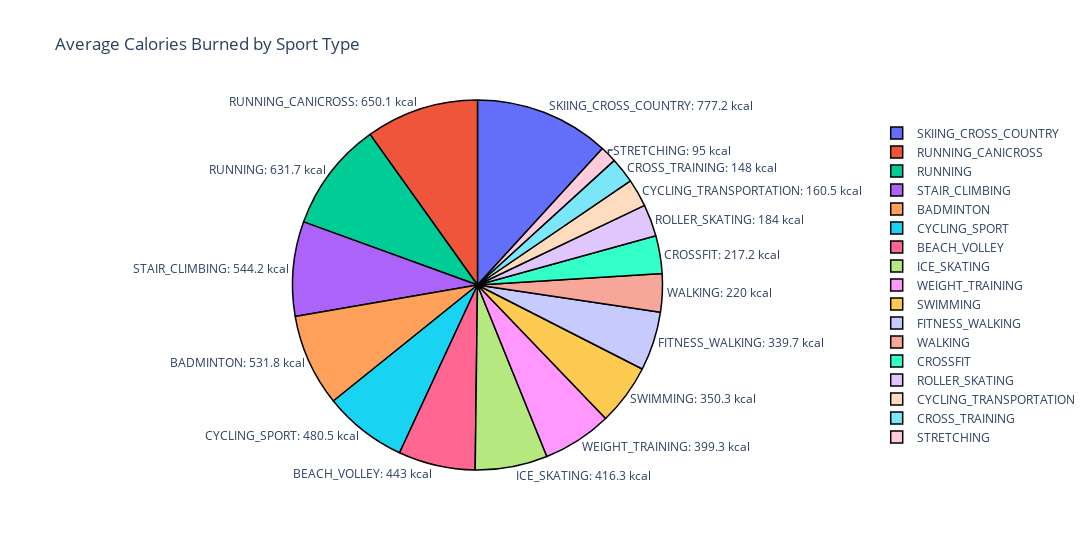

The notebook cell this image was saved under:
### Markdown cell above
Avg. Calories Burned (Kcal) w.r.t Sport (Heaviness of the exercise might be related to the resting period and the next exercise type). Therefore the burned calories might be a good variable to use in the model.

### Code cell
# Calculate the average burned calories for each sport type
mean_calories = data.groupby(['sport'])['calories_kcal'].mean().reset_index()
# Round the values to one decimal and store in a series
avg_calories = mean_calories['calories_kcal'].round(1)
# Store sport types in a series
sports = mean_calories['sport']

# Plot pie chart from average calories burned w.r.t each sport type
fig = px.pie(data_frame=mean_calories, names='sport', values=avg_calories, 
             title='Average Calories Burned by Sport Type')
# Add both 'sports' and 'avg_calories' with 'kcal' in the label
fig.update_traces(textposition='outside', texttemplate='%{label}: %{value: .1f} kcal',
                marker=dict(line=dict(color='#000000', width=1.5)))
# Adjust the legend position to the right
fig.update_layout(legend=dict(x=1.3, y=0.5), height=550, width=1150)
# Show the interactive pie chart
fig.show()

### Figure 1 — Plotly figure (JSON) as saved in the notebook; plotly's stock layout.template omitted (floating-point values rounded to 4 significant figures)
{"data": [{"domain": {"x": [0, 1], "y": [0, 1]}, "hovertemplate": "sport=%{label}<br>value=%{value}<extra></extra>", "labels": ["BADMINTON", "BEACH_VOLLEY", "CROSSFIT", "CROSS_TRAINING", "CYCLING_SPORT", "CYCLING_TRANSPORTATION", "FITNESS_WALKING", "ICE_SKATING", "ROLLER_SKATING", "RUNNING", "RUNNING_CANICROSS", "SKIING_CROSS_COUNTRY", "STAIR_CLIMBING", "STRETCHING", "SWIMMING", "WALKING", "WEIGHT_TRAINING"], "legendgroup": "", "marker": {"line": {"color": "#000000", "width": 1.5}}, "name": "", "showlegend": true, "textposition": "outside", "texttemplate": "%{label}: %{value: .1f} kcal", "type": "pie", "values": [531.8, 443, 217.2, 148, 480.5, 160.5, 339.7, 416.3, 184, 631.7, 650.1, 777.2, 544.2, 95, 350.3, 220, 399.3]}], "layout": {"height": 550, "legend": {"tracegroupgap": 0, "x": 1.3, "y": 0.5}, "title": {"text": "Average Calories Burned by Sport Type"}, "width": 1150}}
